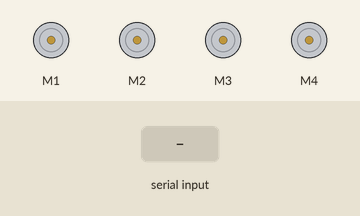
A sketch run on a simulated Arduino Uno, built with avr-gcc and run on an emulated ATmega328P. Shown: 4 × DC motor (green arrow = forward, orange = backward, longer = faster). Inputs (shaded band) come from the test bench.

Above: at 1.2 s.
1.3 s: "F" received over Serial
At 2.0 s:
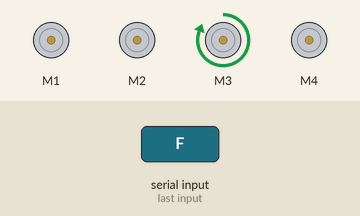
2.8 s: "B" received over Serial
At 3.2 s:
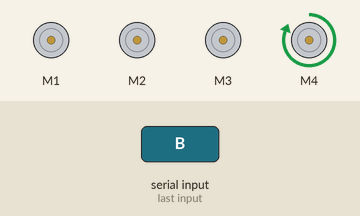
4.3 s: "L" received over Serial
At 5.5 s:
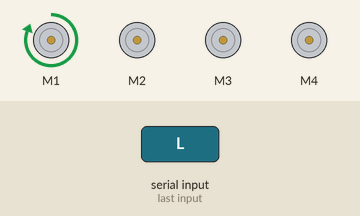
5.8 s: "R" received over Serial
At 6.7 s:
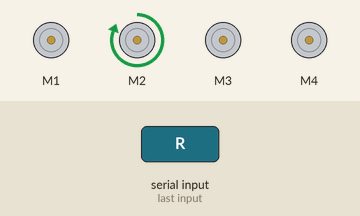
7.3 s: "I" received over Serial
At 7.8 s:
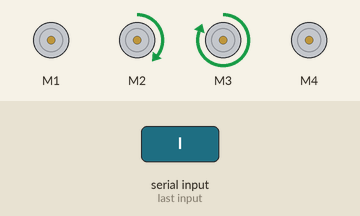
8.8 s: "J" received over Serial
At 10.2 s:
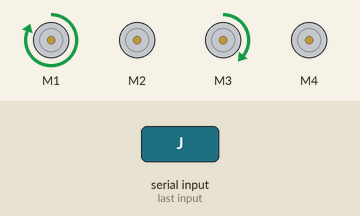
Timing chart, 0 to 11.3 s (numbered marks = the images above; inputs shaded):
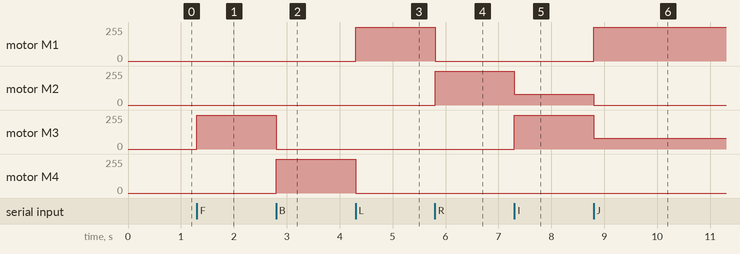

Measured:
- after the input at 1.3 s, motor M3: stopped → forward 255/255 at once
- after the input at 2.8 s, motor M3: forward 255/255 → stopped at once; motor M4: stopped → forward 255/255 at once
- after the input at 4.3 s, motor M1: stopped → forward 255/255 at once; motor M4: forward 255/255 → stopped at once
- after the input at 5.8 s, motor M1: forward 255/255 → stopped at once; motor M2: stopped → forward 255/255 at once
- after the input at 7.3 s, motor M2: forward 255/255 → forward 82/255 at once; motor M3: stopped → forward 255/255 at once
- after the input at 8.8 s, motor M1: stopped → forward 255/255 at once; motor M2: forward 82/255 → stopped at once; motor M3: forward 255/255 → forward 82/255 at once

The sketch:

IoT_Remote_car.ino
```cpp
#include <AFMotor.h>

//initial motors pin
AF_DCMotor motor1(1, MOTOR12_1KHZ);
AF_DCMotor motor2(2, MOTOR12_1KHZ);
AF_DCMotor motor3(3, MOTOR34_1KHZ);
AF_DCMotor motor4(4, MOTOR34_1KHZ);

int val;
int Speeed = 255;

void setup()
{
  Serial.begin(9600);  //Set the baud rate to your Bluetooth module.
}
void loop(){
  if(Serial.available() > 0){
    val = Serial.read();

    Stop(); //initialize with motors stoped

          if (val == 'F'){
          forward();
          }

          if (val == 'B'){
          back();
          }

          if (val == 'L'){
          left();
          }

          if (val == 'R'){
          right();
          }
          if (val == 'I'){
          topright();
          }

          if (val == 'J'){
          topleft();
          }

          if (val == 'K'){
          bottomright();
          }

          if (val == 'M'){
          bottomleft();
          }
          if (val == 'T'){
          Stop();
          }
  }
}

void forward()
{
  motor3.setSpeed(Speeed);
  motor3.run(FORWARD);
}

void back()
{
  motor4.setSpeed(Speeed);
  motor4.run(FORWARD);
}

void left()
{
  motor1.setSpeed(Speeed);
  motor1.run(FORWARD);
}

void right()
{
  motor2.setSpeed(Speeed);
  motor2.run(FORWARD);
}

void topleft(){
  motor1.setSpeed(Speeed);
  motor1.run(FORWARD);
  motor3.setSpeed(Speeed/3.1);
  motor3.run(FORWARD);
}

void topright()
{
  motor2.setSpeed(Speeed/3.1);
  motor2.run(FORWARD);
  motor3.setSpeed(Speeed);
  motor3.run(FORWARD);

}

void bottomleft()
{
  motor1.setSpeed(Speeed);
  motor1.run(FORWARD);
  motor4.setSpeed(Speeed/3.1);
  motor4.run(FORWARD);
}

void bottomright()
{
  motor2.setSpeed(Speeed/3.1);
  motor2.run(FORWARD);
  motor4.setSpeed(Speeed);
  motor4.run(FORWARD);
}


void Stop()
{
  motor1.setSpeed(0);
  motor1.run(RELEASE);
  motor2.setSpeed(0);
  motor2.run(RELEASE);
  motor3.setSpeed(0);
  motor3.run(RELEASE);
  motor4.setSpeed(0);
  motor4.run(RELEASE);
}
```
